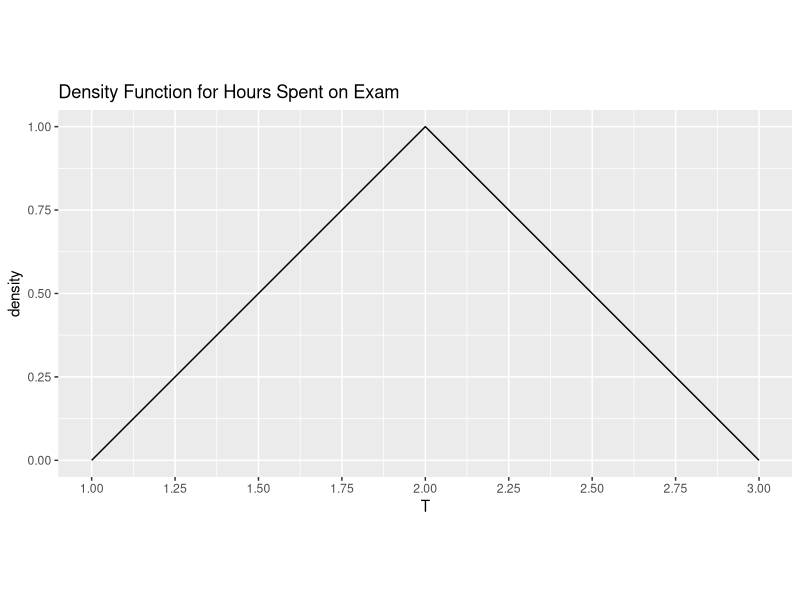

Here is the R script that generated this plot:
## ---- chunk 1
pop_ev <- data.frame(ev_charging = c(rep("Yes", 0.6*100000),
                                     rep("No", 0.4*100000)))

# Your work below. Don't forget to set your seed! 



## ---- chunk 2
library(ggplot2)
t <- seq(1, 3, by = 0.1)
p <- ifelse(t <= 2, t - 1, 3 - t)
density_df <- data.frame(t, p)
ggplot(density_df, aes(x = t, y = p))+
  geom_line()+
  labs(x = "T", y = "density", title = "Density Function for Hours Spent on Exam")+
  coord_fixed()+
  scale_x_continuous(breaks = seq(1, 3, by = 0.25))
